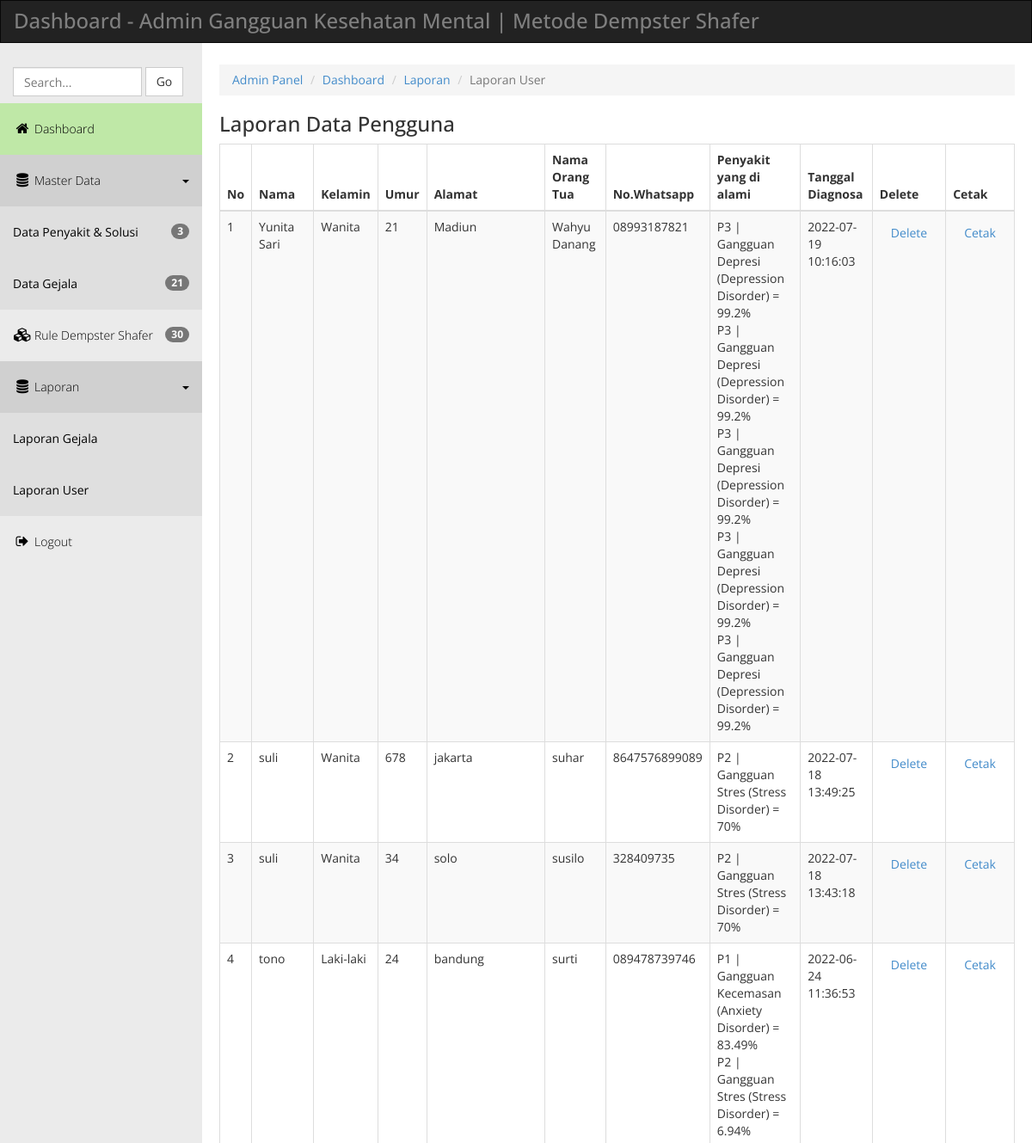
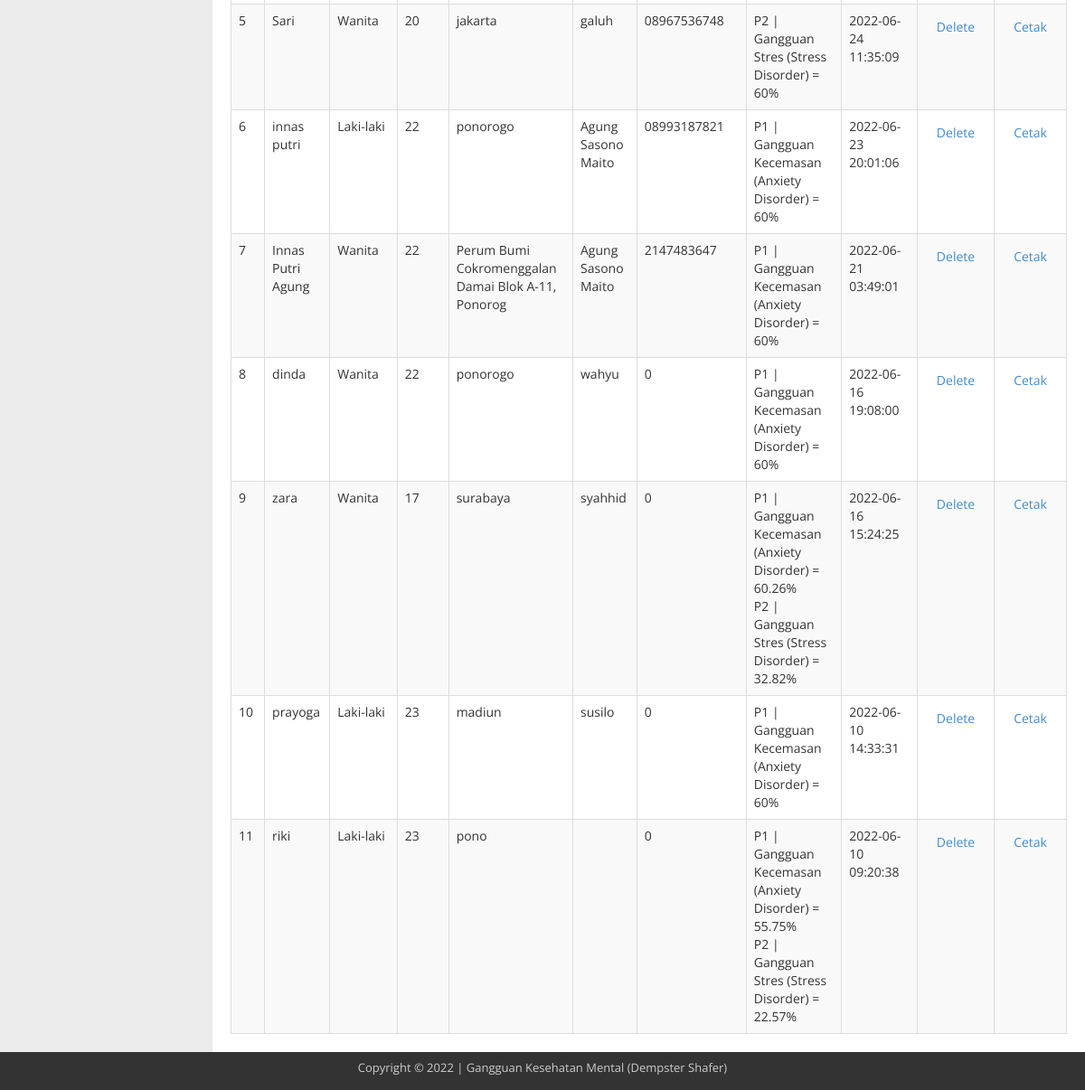
/admin/lapuser.php, run on the app's committed database (2 pictures, top to bottom).
### tables this page shows
CREATE TABLE `tb_hasil` (
  `idhasil` int(5) NOT NULL,
  `idpasien` int(5) NOT NULL,
  `kdpenyakit` varchar(4) NOT NULL,
  `persentase` double NOT NULL,
  `tanggal` datetime NOT NULL,
  `gejala_terpilih` varchar(200) NOT NULL
);

CREATE TABLE `tbpasien` (
  `idpasien` int(10) NOT NULL,
  `nama` varchar(30) NOT NULL,
  `kelamin` varchar(10) NOT NULL,
  `umur` varchar(3) NOT NULL,
  `alamat` varchar(50) NOT NULL,
  `noip` varchar(30) NOT NULL,
  `tanggal` date NOT NULL,
  `whatsapp` varchar(15) NOT NULL,
  `namaorangtua` varchar(20) NOT NULL,
  `prodi` varchar(50) NOT NULL,
  `semester` int(5) NOT NULL,
  `asuransi` varchar(15) NOT NULL
);

### admin/lapuser.php (the view, shortened to what this page needs)
<!DOCTYPE html>
<head>
  <link rel="stylesheet" href="css/templatemo_main.css">
</head>
<body>
  <div class="navbar navbar-inverse" role="navigation">
      <div class="navbar-header">
        <div class="logo"><h1>Dashboard - Admin Gangguan Kesehatan Mental  | Metode Dempster Shafer</h1></div>
      </div>
    </div>
    <div class="template-page-wrapper">
      <div class="navbar-collapse collapse templatemo-sidebar">
        <ul class="templatemo-sidebar-menu">
          <li>
            <form class="navbar-form">
              <input type="text" class="form-control" id="templatemo_search_box" placeholder="Search...">
              <span class="btn btn-default">Go</span>
            </form>
          </li>
          <li class="active"><a href="index.php"><i class="fa fa-home"></i>Dashboard</a></li>
          <li class="sub open">
            <a href="javascript:;">
              <i class="fa fa-database"></i>Master Data <div class="pull-right"><span class="caret"></span></div>
            </a>
            <ul class="templatemo-submenu">
              <li><a href="penyakit.php"><span class="badge pull-right"><?php include "koneksi.php"; $queryNP=mysqli_query($koneksi,"SELECT * FROM tb_penyakit"); $numNP=mysqli_num_rows($queryNP); echo $numNP;?></span>Data Penyakit & Solusi</a></li>
              <li><a href="gejala.php"><span class="badge pull-right"><?php $queryNP=mysqli_query($koneksi,"SELECT * FROM tb_gejala"); $numNP=mysqli_num_rows($queryNP); echo $numNP;?></span>Data Gejala</a></li>
            </ul>
          </li>
          <li><a href="basis_pengetahuan.php"><i class="fa fa-cubes"></i><span class="badge pull-right"><?php $queryNR=mysqli_query($koneksi,"SELECT * FROM tb_rules"); $numNR=mysqli_num_rows($queryNR); echo $numNR;?></span>Rule Dempster Shafer</a></li>
          <li class="sub open">
            <a href="javascript:;">
              <i class="fa fa-database"></i>Laporan<div class="pull-right"><span class="caret"></span></div>
            </a>
            <ul class="templatemo-submenu">
              <li><a href="lapgejala.php">Laporan Gejala</a></li>
              <li><a href="lapuser.php"><span class="badge pull-right"><?php $queryNP3=mysqli_query($koneksi,"SELECT * FROM tbpasien");?></span>Laporan User</a></li>
            </ul>
          </li>
          <li><a href="javascript:;" data-toggle="modal" data-target="#confirmModal"><i class="fa fa-sign-out"></i>Logout</a></li>
        </ul>
      </div>
      <div class="templatemo-content-wrapper">
        <div class="templatemo-content">
          <ol class="breadcrumb">
            <li><a href="index.php">Admin Panel</a></li>
            <li><a href="#">Dashboard</a></li>
            <li><a href="#">Laporan</a></li>
            <li class="active">Laporan User</li>
          </ol>
          <h1>Laporan Data Pengguna</h1>
                   <div class="row">
            <div class="col-md-12">
              <div class="table-responsive">
                <table class="table table-striped table-hover table-bordered">
                  <thead>
                    <tr>
                      <th>No</th>
                      <th>Nama</th>
                      <th>Kelamin</th>
                      <th>Umur</th>
                      <th>Alamat</th>
                      <th>Nama Orang Tua</th>
                      <th>No.Whatsapp</th>
                      <th>Penyakit yang di alami</th>
                      <th>Tanggal Diagnosa</th>
                      <th>Delete<input type="hidden" id="texthapus"></th>
                      <th>Cetak</th>
                    </tr>
                  </thead>
                  <tbody>
                    <?php
	include "koneksi.php";
	$arrPenyakit=array();
	$queryP=mysqli_query($koneksi,"SELECT * FROM tb_penyakit"); while($dataP=mysqli_fetch_array($queryP)){ $arrPenyakit["$dataP[kdpenyakit]"]=$dataP['nama_penyakit']; }
	$sql = "SELECT * FROM tbpasien,tb_hasil WHERE tb_hasil.idpasien=tbpasien.idpasien group by tb_hasil.idpasien  ORDER BY tb_hasil.idhasil DESC";
	$qry = mysqli_query($koneksi,$sql)  or die ("SQL Error".mysqli_error());
	$no=0;
	while ($data=mysqli_fetch_array($qry)) {
	$no++;
   ?>
                    <tr>
                      <td><?php echo $no;?></td>
                      <td><?php echo $data['nama'];?></td>
                      <td><?php echo $data['kelamin'];?></td>
                      <td><?php echo $data['umur'];?></td>
                      <td><?php echo $data['alamat'];?></td>
                      <td><?php echo $data ['namaorangtua'];?></td>
                      <td><?php echo $data ['whatsapp'];?></td>
                      <td><?php $idp=$data['idpasien'];
	$strP=mysqli_query($koneksi,"SELECT * FROM tb_hasil WHERE idpasien='$idp' ");
	while($dataP=mysqli_fetch_array($strP)){
		echo $dataP['kdpenyakit']." | "; print_r($arrPenyakit["$dataP[kdpenyakit]"]); echo " = ".$dataP['persentase']."%<br>";
		}
	 ?></td>
     				  <td><?php echo $data['tanggal'];?></td>
                      <td><a onClick="return HapusData('<?php echo $data['idpasien'];?>');" data-toggle="modal" data-target="#confirmModal2" class="btn btn-link">Delete</a>
                      </td>
                      <td><a href="cetak-show2.php?idpasien=<?php echo $data['idpasien'];?>" class="btn btn-link">Cetak</a></td>
                    </tr><?php }?>
                  </tbody>
                </table>
              </div>
            </div>
          </div>
        </div>
      </div>
      <footer class="templatemo-footer">
        <div class="templatemo-copyright">
          <p>Copyright &copy; 2022 | Gangguan Kesehatan Mental (Dempster Shafer)</p>
        </div>
      </footer>
    </div>
</body>
</html>

### admin/css/templatemo_main.css (style rules this page uses)
* { font-family: 'Open Sans', sans-serif; }
body { background-color: rgb(235,235,235); }
h1 { font-size: 24px; }
.logo { display: inline-block; }
.logo h1 { font-size: 24px; margin: 10px 15px; }
.templatemo-content-wrapper { float: left; width: 100%; }
.templatemo-content { margin-left: 235px; margin-top: 0px; min-height: 600px; padding: 25px 20px 0 20px; background-color: white; overflow-x: hidden; }
.templatemo-footer { clear: both; font-size: 13px; padding: 8px 0 5px 0; text-align: center; color: #ccc; background-color: #333; }
#templatemo_search_box { width: 150px; display: inline-block; }
.navbar { margin-bottom: 0; border-radius: 0; }
.navbar-header { color: rgb(127,127,127); }
.templatemo-sidebar { padding: 0; margin-top: 20px; }
.templatemo-sidebar .templatemo-sidebar-menu { list-style: none; margin: 0; padding: 0; }
.templatemo-sidebar .templatemo-sidebar-menu > li { display: block; margin: 0; padding: 0; border: 0px; }
.templatemo-sidebar .templatemo-sidebar-menu > li > a { display: block; position: relative; margin: 0; border: 0px; padding: 20px 15px; text-decoration: none; font-size: 14px; font-weight: 300; }
.templatemo-sidebar-menu a { color: black; }
.templatemo-sidebar-menu li.sub .templatemo-submenu { display: none; }
.templatemo-sidebar-menu li.sub.open .templatemo-submenu { display: block; }
.templatemo-submenu { padding-left: 0; }
.templatemo-submenu li { list-style: none; background-color: #DFDFDF; }
.templatemo-submenu li a { display: block; padding: 20px 15px; margin: 0; }
.templatemo-sidebar-menu > li.sub.open > a { background-color: rgba(145,145,145,0.3); }
.templatemo-sidebar .templatemo-sidebar-menu >li.active, .templatemo-sidebar .templatemo-sidebar-menu>li>a:hover { background-color: rgb(191, 232, 167); }
.templatemo-sidebar .templatemo-sidebar-menu > li > a > i { font-size: 16px; top: 2px; margin-top: 1px; margin-left: 1px; margin-right: 4px; display: inline-block; width: 1.25em; text-align: center; }
.nav-pills>li>a, .nav-tabs>li>a, .alert, .progress, .panel, .btn, .panel-group .panel, .form-control, .modal-content, .breadcrumb { border-radius: 0; }
@media screen and (min-width: 992px) { .templatemo-sidebar { width: 235px; float: left; position: relative; margin-right: -100%; } }

### data on the page
tb_hasil: idpasien.nama "Yunita Sari", idpasien.kelamin "Wanita", idpasien.umur "21", idpasien.alamat "Madiun", idpasien.namaorangtua "Wahyu Danang", idpasien.whatsapp "08993187821", kdpenyakit "P3", value "Gangguan Depresi (Depression Disorder)", persentase "99.2", tanggal "2022-07-19 10:16:03"
tb_hasil: kdpenyakit "P3", value "Gangguan Depresi (Depression Disorder)", persentase "99.2"
tb_hasil: kdpenyakit "P3", value "Gangguan Depresi (Depression Disorder)", persentase "99.2"
tb_hasil: kdpenyakit "P3", value "Gangguan Depresi (Depression Disorder)", persentase "99.2"
tb_hasil: kdpenyakit "P3", value "Gangguan Depresi (Depression Disorder)", persentase "99.2"
tb_hasil: idpasien.nama "suli", idpasien.kelamin "Wanita", idpasien.umur "678", idpasien.alamat "jakarta", idpasien.namaorangtua "suhar", idpasien.whatsapp "8647576899089", kdpenyakit "P2", value "Gangguan Stres (Stress Disorder)", persentase "70", tanggal "2022-07-18 13:49:25"
tb_hasil: idpasien.nama "suli", idpasien.kelamin "Wanita", idpasien.umur "34", idpasien.alamat "solo", idpasien.namaorangtua "susilo", idpasien.whatsapp "328409735", kdpenyakit "P2", value "Gangguan Stres (Stress Disorder)", persentase "70", tanggal "2022-07-18 13:43:18"
tb_hasil: idpasien.nama "tono", idpasien.kelamin "Laki-laki", idpasien.umur "24", idpasien.alamat "bandung", idpasien.namaorangtua "surti", idpasien.whatsapp "089478739746", kdpenyakit "P1", value "Gangguan Kecemasan (Anxiety Disorder)", persentase "83.49", tanggal "2022-06-24 11:36:53"
tb_hasil: kdpenyakit "P2", value "Gangguan Stres (Stress Disorder)", persentase "6.94"
tb_hasil: idpasien.nama "Sari", idpasien.kelamin "Wanita", idpasien.umur "20", idpasien.alamat "jakarta", idpasien.namaorangtua "galuh", idpasien.whatsapp "08967536748", kdpenyakit "P2", value "Gangguan Stres (Stress Disorder)", persentase "60", tanggal "2022-06-24 11:35:09"
tb_hasil: idpasien.nama "innas putri", idpasien.kelamin "Laki-laki", idpasien.umur "22", idpasien.alamat "ponorogo", idpasien.namaorangtua "Agung Sasono Maito", idpasien.whatsapp "08993187821", kdpenyakit "P1", value "Gangguan Kecemasan (Anxiety Disorder)", persentase "60", tanggal "2022-06-23 20:01:06"
tb_hasil: idpasien.nama "Innas Putri Agung", idpasien.kelamin "Wanita", idpasien.umur "22", idpasien.alamat "Perum Bumi Cokromenggalan Damai Blok A-11, Ponorog", idpasien.namaorangtua "Agung Sasono Maito", idpasien.whatsapp "2147483647", kdpenyakit "P1", value "Gangguan Kecemasan (Anxiety Disorder)", persentase "60", tanggal "2022-06-21 03:49:01"
tb_hasil: idpasien.nama "dinda", idpasien.kelamin "Wanita", idpasien.umur "22", idpasien.alamat "ponorogo", idpasien.namaorangtua "wahyu", idpasien.whatsapp "0", kdpenyakit "P1", value "Gangguan Kecemasan (Anxiety Disorder)", persentase "60", tanggal "2022-06-16 19:08:00"
tb_hasil: idpasien.nama "zara", idpasien.kelamin "Wanita", idpasien.umur "17", idpasien.alamat "surabaya", idpasien.namaorangtua "syahhid", idpasien.whatsapp "0", kdpenyakit "P1", value "Gangguan Kecemasan (Anxiety Disorder)", persentase "60.26", tanggal "2022-06-16 15:24:25"
tb_hasil: kdpenyakit "P2", value "Gangguan Stres (Stress Disorder)", persentase "32.82"
tb_hasil: idpasien.nama "prayoga", idpasien.kelamin "Laki-laki", idpasien.umur "23", idpasien.alamat "madiun", idpasien.namaorangtua "susilo", idpasien.whatsapp "0", kdpenyakit "P1", value "Gangguan Kecemasan (Anxiety Disorder)", persentase "60", tanggal "2022-06-10 14:33:31"
tb_hasil: idpasien.nama "riki", idpasien.kelamin "Laki-laki", idpasien.umur "23", idpasien.alamat "pono", idpasien.whatsapp "0", kdpenyakit "P1", value "Gangguan Kecemasan (Anxiety Disorder)", persentase "55.75", tanggal "2022-06-10 09:20:38"
tb_hasil: kdpenyakit "P2", value "Gangguan Stres (Stress Disorder)", persentase "22.57"

### other printed values
$numNP "3"
$numNP "21"
$numNR "30"
